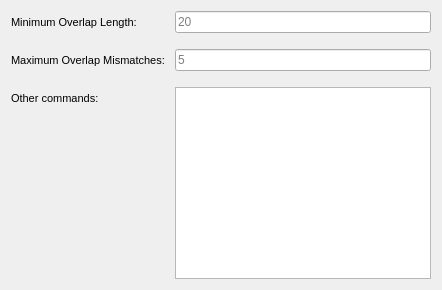
             <widget class="QWidget" name="tab_merging">
              <attribute name="title">
               <string>Merging</string>
              </attribute>
              <layout class="QVBoxLayout" name="verticalLayout_4">
               <item>
                <widget class="QFrame" name="frame_merging">
                 <property name="frameShape">
                  <enum>QFrame::NoFrame</enum>
                 </property>
                 <property name="frameShadow">
                  <enum>QFrame::Plain</enum>
                 </property>
                 <layout class="QFormLayout" name="formLayout_3">
                  <property name="horizontalSpacing">
                   <number>10</number>
                  </property>
                  <property name="verticalSpacing">
                   <number>16</number>
                  </property>
                  <property name="leftMargin">
                   <number>0</number>
                  </property>
                  <property name="topMargin">
                   <number>0</number>
                  </property>
                  <property name="rightMargin">
                   <number>0</number>
                  </property>
                  <property name="bottomMargin">
                   <number>0</number>
                  </property>
                  <item row="0" column="0">
                   <widget class="QLabel" name="label_3">
                    <property name="font">
                     <font>
                      <pointsize>8</pointsize>
                     </font>
                    </property>
                    <property name="text">
                     <string>Minimum Overlap Length:</string>
                    </property>
                   </widget>
                  </item>
                  <item row="0" column="1">
                   <widget class="QLineEdit" name="lineEdit_min_overlap_merging">
                    <property name="text">
                     <string/>
                    </property>
                    <property name="placeholderText">
                     <string>20</string>
                    </property>
                   </widget>
                  </item>
                  <item row="1" column="0">
                   <widget class="QLabel" name="label_4">
                    <property name="font">
                     <font>
                      <pointsize>8</pointsize>
                     </font>
                    </property>
                    <property name="text">
                     <string>Maximum Overlap Mismatches:</string>
                    </property>
                   </widget>
                  </item>
                  <item row="1" column="1">
                   <widget class="QLineEdit" name="lineEdit_max_overlap_mismatch_merging">
                    <property name="text">
                     <string/>
                    </property>
                    <property name="placeholderText">
                     <string>5</string>
                    </property>
                   </widget>
                  </item>
                  <item row="2" column="0">
                   <widget class="QLabel" name="label_5">
                    <property name="font">
                     <font>
                      <pointsize>8</pointsize>
                     </font>
                    </property>
                    <property name="text">
                     <string>Other commands:</string>
                    </property>
                   </widget>
                  </item>
                  <item row="2" column="1">
                   <widget class="QTextEdit" name="textEdit_other_commands_merging"/>
                  </item>
                 </layout>
                </widget>
               </item>
              </layout>
             </widget>
